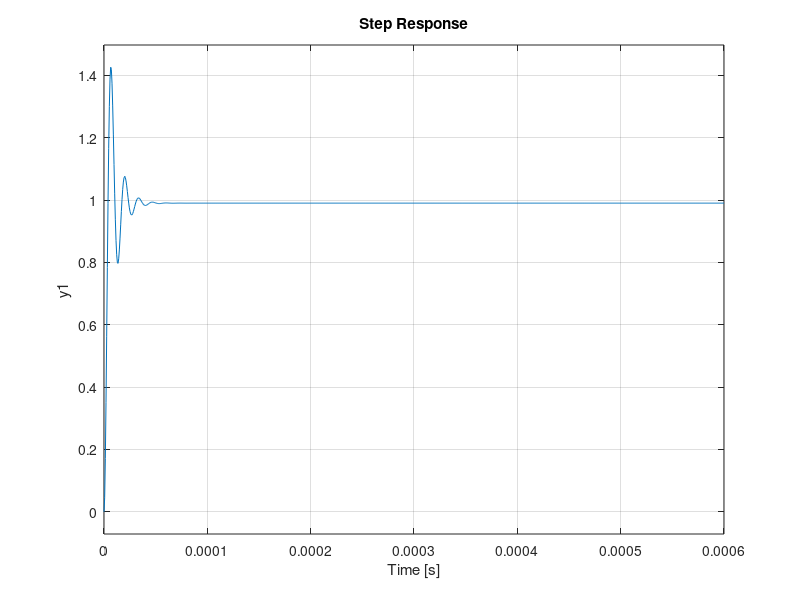

Source code (MATLAB): (Note: this script raises an error after producing the figure.)
clear, clc, close all

p1 = 1e4;
beta = 1;

a0 = 1E2;
s = tf('s');

i = 0;

for p2 = 1E5.*[2.34 2.93 3.57 4.27 5 5.78 6.58 7.41 8.27]
    Av = a0/((1+s/p1)*(1+s/p2));
    H = Av/(1+Av*beta);
    hold on
    step(H)
    S = stepinfo(H);
    i = i+1;
    overshoots(1,i) = S.Overshoot;
    overshoots(2,i) = p2;
    p(i) = p2/a0;
end

for p2 = 1E5.*[2.34 2.93 3.57 4.27 5 5.78 6.58 7.41 8.27]
    Av = a0/((1+s/p1)*(1+s/p2));
    H = Av/(1+Av*beta);
    i = i + 1;
    peaks(1,i) = getPeakGain(H);
    peaks(2,i) = p2;
end
hold off

DB = [6.57
5.66
4.88
4.19
3.59
3.06
2.6
2.19
1.83];

PM = [40 45 50 55 60 65 70 75 80];
T=table(transpose(PM), transpose(p),transpose(overshoots(1,:)),'VariableNames',{'PM (deg)','p2/(p1*a0)','% Overshoot'});
display(T)
figure(2)
plot(PM,DB,'b-',"LineWidth",2)
hold on
plot(PM,overshoots(1,:),'r-',"LineWidth",2)
xlabel('Phase Margin[degrees]');
legend('Magnitude Peaking (dB)', 'Overshoot %')
grid on
hold off